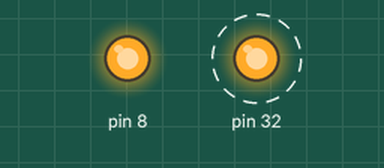
This program was run on a simulated Raspberry Pi (header pin numbers). On the bench: output pins drawn as LEDs (lit = HIGH). Dashed ring = blinking.

Above: at 0.5 s.
Timing chart, 0 to 4.6 s (numbered marks = the images above):
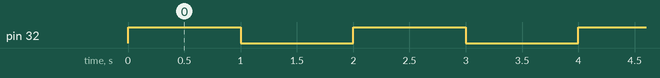

The program:

while_relay.py
```python
import RPi.GPIO as GPIO
import time
GPIO.setwarnings(False)
GPIO.setmode(GPIO.BOARD)
GPIO.setup(32,GPIO.OUT)
GPIO.setup(8,GPIO.OUT)
GPIO.output(8,True)
while True:
    GPIO.output(32,True)
    time.sleep(1)
    GPIO.output(32,False)
    time.sleep(1)
```

Measured:
- by itself, pin 32: alternates HIGH for 1.0 s and LOW for 1.0 s
